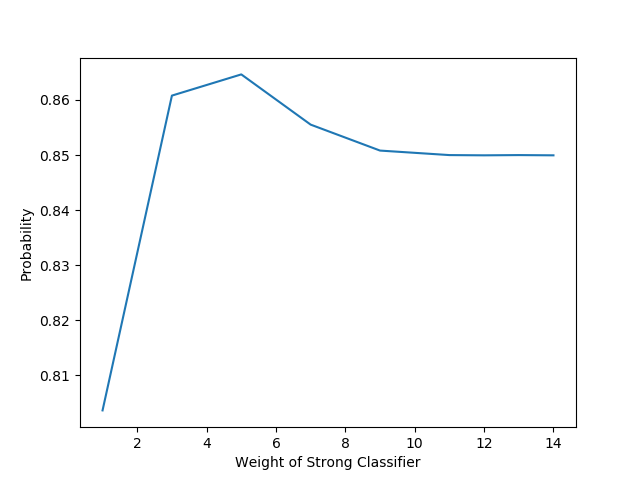

Source code (Python):
import math
import matplotlib.pyplot as plt

def weak_prob(c,k,p):
    return math.factorial(c)/math.factorial(k)/math.factorial(c-k)*math.pow(p,k)*math.pow(1-p,c-k)

def maj_vote_probability(w):
    c = 10
    K = math.ceil((w+c)/2)
    s = max(K-w,0)
    probability = 0
    #tie
    if (w+c)%2 == 0:
        #strong classifier correct
        probability += 0.5 * 0.85 * weak_prob(c,s,0.6)
        for k in range(s+1, c+1):
            probability += 0.85 * weak_prob(c,k,0.6)
        #strong classifier incorrect
        if K <= c:
            probability += 0.5 * 0.15 * weak_prob(c,K,0.6)
        for k in range(K+1, c+1):
            probability += 0.15 * weak_prob(c,k,0.6)
    else:
        #strong classifier correct
        for k in range(s, c+1):
            probability += 0.85 * weak_prob(c,k,0.6)
        #strong classifier incorrect
        for k in range(K, c+1):
            probability += 0.15 * weak_prob(c,k,0.6)

    return probability

def graph():
    x = [i for i in range(1, 15)]
    y = [maj_vote_probability(w) for w in x]
    print(max(y))

    plt.figure()
    plt.plot(x, y)
    plt.xlabel('Weight of Strong Classifier')
    plt.ylabel('Probability')
    plt.show()

graph()
